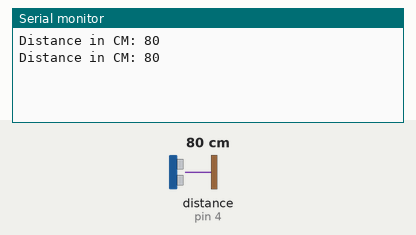
Simulated run of this sketch. Board: Arduino Uno, built with avr-gcc and run on an emulated ATmega328P. Parts: the last lines printed to the serial monitor. The test bench sets the inputs (shaded band); at power-on: distance to the obstacle (sensor on pin 4) 80 cm. The echo pulse lasts 58.3 µs per cm.

Above: at 1.8 s.
1.9 s: distance to the obstacle (sensor on pin 4) set to 2 cm
At 2.8 s:
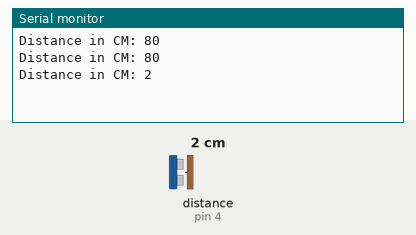
3.4 s: distance to the obstacle (sensor on pin 4) set to 4 cm
At 4.4 s:
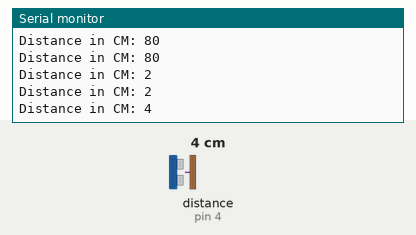
Timing chart, 0 to 6.4 s (numbered marks = the images above; inputs shaded):
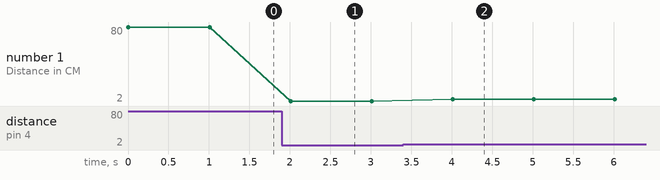

The sketch:

20201117_practice3.ino
```cpp
#include <pitches.h>
#include <Tone32.h>

/*
 * Ultrasonic Simple
 * Prints the distance read by an ultrasonic sensor in
 * centimeters. They are supported to four pins ultrasound
 * sensors (liek HC-SC04) and three pins (like PING)))
 * and Seeed Studio sensors).
 *
 * The circuit:
 * * Module HR-SC04 (four pins) or PING))) (and other with
 *   three pins), attached to digital pins as follows:
 * ---------------------    --------------------
 * | HC-SC04 | Arduino |    | 3 pins | Arduino |
 * ---------------------    --------------------
 * |   Vcc   |   5V    |    |   Vcc  |   5V    |
 * |   Trig  |   12    | OR |   SIG  |   13    |
 * |   Echo  |   13    |    |   Gnd  |   GND   |
 * |   Gnd   |   GND   |    --------------------
 * ---------------------
 * Note: You do not obligatorily need to use the pins defined above
 *
 * By default, the distance returned by the read()
 * method is in centimeters. To get the distance in inches,
 * pass INC as a parameter.
 * Example: ultrasonic.read(INC)
 *
 * created 3 Apr 2014
 * by Erick Simões (github: @ErickSimoes | twitter: @AloErickSimoes)
 * modified 23 Jan 2017
 * by Erick Simões (github: @ErickSimoes | twitter: @AloErickSimoes)
 * modified 03 Mar 2017
 * by Erick Simões (github: @ErickSimoes | twitter: @AloErickSimoes)
 * modified 11 Jun 2018
 * by Erick Simões (github: @ErickSimoes | twitter: @AloErickSimoes)
 *
 * This example code is released into the MIT License.
 */

#include <Ultrasonic.h>

/*
 * Pass as a parameter the trigger and echo pin, respectively,
 * or only the signal pin (for sensors 3 pins), like:
 * Ultrasonic ultrasonic(13);
 */
Ultrasonic ultrasonic(5, 4);//Trig,Echo
int distance;

void setup() {
  Serial.begin(115200);
}

void loop() {
  // Pass INC as a parameter to get the distance in inches
  distance = ultrasonic.read();

  Serial.print("Distance in CM: ");
  Serial.println(distance);
  delay(1000);
}
```

Measured:
- after the input at 1.9 s, the serial monitor: prints a new line after 0.11 s (image 1)
- after the input at 3.4 s, the serial monitor: prints a new line after 0.61 s (image 2)
- plotted number 1: 80 → 2 after the input at 1.9 s, 2 → 4 after the input at 3.4 s
